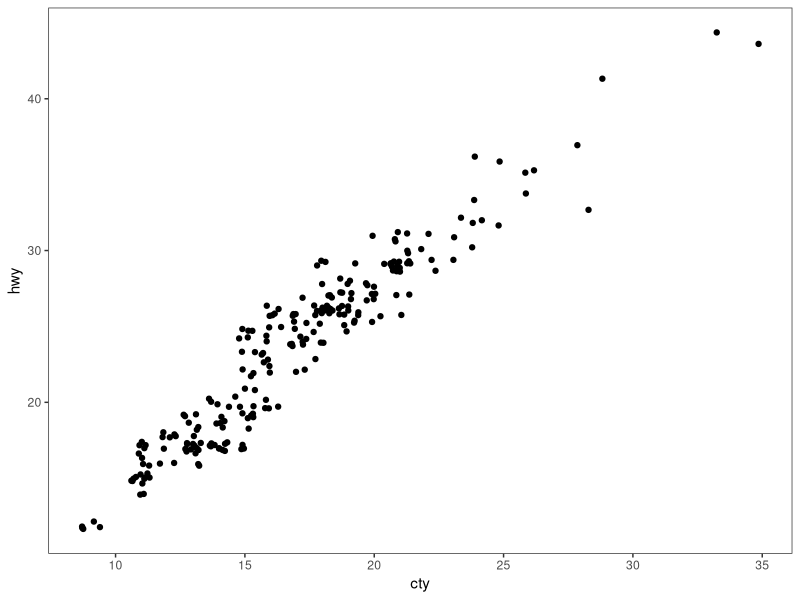

Recreate this plot in R. (Note: this script raises an error after producing the figure.)
# ---------------------------------------------------------- #
#### MODULE 3: Plot even more data!                       ####               
# ---------------------------------------------------------- #

## OBJECTIVE:
# 1. To develop a "grammar of graphics".
# 2. To become comfortable using ggplot2 for exploratory data visualization.


# ---------------------------------------------------------- #
#### SET UP:                                              ####
# ---------------------------------------------------------- #
# REMINDER: In RStudio, open the Rproject for our course (UNCG_DataWrangling), 
# pull any changes from GitHub, and navigate to the branch you created for 
# yourself (just a single branch for the whole semester) in RStudio's Git tab.
# Open this week's assignment in this new branch to complete and submit on GitHub.
# Ideally, you'll commit your answers a bit at a time as you work through
# this assignment, rather than committing all at once at the end.

# Reminder of some helpful resources for graphing in R:
# ggplot Cookbook: http://www.cookbook-r.com/Graphs/
# Official ggplot2 Book: https://ggplot2-book.org/
# Themes in ggplot2: https://ggplot2-book.org/polishing.html#themes

# In ggplot2, aesthetic means “something you can see”. Each aesthetic is a
# mapping between a visual cue and a variable.
# Examples include:
# position (i.e., on the x and y axes)
# color (“outside” color)
# fill (“inside” color)
# shape (of points)
# line type
# size

# Each type of geometric object (geom) accepts only a subset of all aesthetics.
# Refer to the geom help pages to see what mappings each geom accepts. Aesthetic
# mappings are set with the aes() function.

# TASK: We will be using the ggplot2 package for graphing. Fortunately, ggplot2 
# is nested within the tidyverse package (along with many others).
# Start by writing code to load the tidyverse library.
# HINT: see the end of assignment #1 if you forgot how to load a package.


library(tidyverse)

# TASK: Write code below to set your theme to black and white and both your major
# AND minor gridlines to element_blank for all plots you'll be making today.
# HINT: Check back to last week's assignment section 1.9 for setting themes for
# all plots.

theme_set(theme_bw() + theme(panel.grid.major = element_blank(),
                             panel.grid.minor = element_blank()))

# ---------------------------------------------------------- #
#### 1.0 CORRELATION                                      ####
# ---------------------------------------------------------- #

# We learned how to make correlations last week, but it never hurts to get
# more practice! Let's start by using a data set built into ggplot2.
# The mpg dataset looks at the gas efficiency of different cars. Run the following
# code to load the data:
data(mpg, package = "ggplot2")

# TASK: Create a scatterplot (i.e., a dot plot) to relate city and highway mileage.
# Color the points by the class of car (class column) and label the x and y axis 
# to be more informative (City Mileage (MPG) vs Highway Mileage (MPG)).
# HINT: Refer back to last week's assignment or the ggplot help resources if you 
# forget how to make a scatterplot.


# Looks alright, but the graph may be hiding some information...
# QUESTION: How many data points are in the mpg dataframe?


# QUESTION: Approximately how many dots are in the graph you just made? How does
# that compare to the number of observations in the dataframe?


# Try another correlation-focused geom that addresses this problem by running
# the following code:
ggplot(data=mpg, aes(x=cty, y=hwy)) + 
  geom_jitter()


# QUESTION: What happened when you created the plot with geom_jitter?


# QUESTION: Run the code to create a plot using geom_jitter a second time. Then run it
# again and again. What happens each time? Why is this happening?


# TASK: The default in geom_jitter is to jitter (or slightly move) the points away
# from each other in both the x and y directions. Check the help file for geom_jitter
# and write code below to make a graph where you jitter points in only the x-dimension
# by 0.5.


# ---------------------------------------------------------- #
#### 1.1 DETOUR! COLORS, COLORS, COLORS                   ####
# ---------------------------------------------------------- #

# Our world is so colorful, and our graphs can be too! But we want to be mindful
# of our color choices to not only be beautiful, but also informative and accessible.

# TASK: Create a new dataframe that filters our mpg data down to only information
# for car classes compact, midsize, and suv using an %in% statement. Name your 
# new dataframe mpgSubset.
# HINT: Refer back to the Transform assignment if you want help with %in% (or 
# try googling!)


# ggplot has lots of nice (and some not so nice) built-in color palettes that we 
# can use to fill our bars with color. Try running the following code:
ggplot(data=mpgSubset, aes(x=cty, y=hwy, color=class)) +
  geom_jitter()

# The code above supplies us with ggplot's default color palette, which I find not
# so pleasing. Let's try to change this!

# We can add a statement specifying the scale of colors we would prefer. One way
# to do this is to use other pre-set palettes from ggplot. Run the code below to 
# ask ggplot to use the color brewer's palette called Set 1.
ggplot(data=mpgSubset, aes(x=cty, y=hwy, color=class)) +
  geom_jitter() +
  scale_color_brewer(palette="Set1")

# Alternatively, we could use the "RdBu" palette:
ggplot(data=mpgSubset, aes(x=cty, y=hwy, color=class)) +
  geom_jitter() +
  scale_color_brewer(palette="RdBu")

# QUESTION: Investigate the color brewer's range of palettes at this website: 
# https://r-graph-gallery.com/38-rcolorbrewers-palettes.html
# What do you notice about the colors chosen from each of the palettes that we
# used above? (i.e., does it use the first three colors in the palette? The last
# three? Some other combination?)


# We could also pick out EXACTLY which colors we want for our figure. 
# There are 4 main ways to specify colors in R:
### by name
### by number
### by Hex code
### with the rgb() function

# By Name: R allows you to call more than 600 colors by name! Run the following
# code to see a list:
colors()

# We can put in the colors we chose for each variable by adding the 
# scale_color_manual() function to our plot. Try it out by running the following
# code:
ggplot(data=mpgSubset, aes(x=cty, y=hwy, color=class)) +
  geom_jitter() +
  scale_color_manual(values=c('midnightblue', 'cornflowerblue', 'tomato3'))


# You can also chose colors by number, which are assigned in R.

# TASK: Copy and paste the code to make our scatterplot and replace the color names
# with three numbers of your choice (between 1 and 657). How does your new figure look?
# HINT: remember to remove the quotation marks when calling numbers.


# QUESTION: How do you think you could figure out which color name belongs to
# each color number?
# HINT: Try creating a dataframe from color() by passing it into the
# as.data.frame() function.


# You can also chose colors by Hex code. A Hex color code is a 6-symbol code made
# of up to three 2-symbol elements (6 symbols in length all together). Each of 
# the 2-symbol elements represents a color value in the Red-Green-Blue (RGB) color
# scale from 0 to 255. Hex codes are written with a # in front of them. Let's try
# out calling our colors using hex code.
ggplot(data=mpgSubset, aes(x=cty, y=hwy, color=class)) +
  geom_jitter() +
  scale_color_manual(values=c('#191970', '#6495ED', '#FF6347'))

# There are two great things about hex codes. First, you can call ANY color you 
# want with a hex code. That is, you're not limited to the 657 colors that are
# in ggplot. By specifying the color by hex code, you can pick literally anything!

# TASK: Google the search term "color picker". This should bring up google's color
# picker (in addition to a billion other color picking websites). Use this color
# picker to generate the hex codes for three new colors of your choice. Then copy
# and paste the above code, replacing the hex codes with your color choices.


# The second great thing about hex codes is that you can control the transparency
# of your colors. Transparency is set in a hex code by adding two extra symbols
# to the end, which together make up the "alpha" element. Adding 00 to the end 
# of your hex code will make your color completely transparent, while adding FF 
# to the end will make it completely opaque. Any number/letters in-between will 
# result in partial transparency. You can find a complete list of transparencies
# between 0-100% here: https://gist.github.com/lopspower/03fb1cc0ac9f32ef38f4

# TASK: Try out transparency by copying and pasting your graph code below and
# adding the alpha element to the end of each of your hex codes to make your
# first color 0% transparent, your second color 50% transparent, and your third
# color 100% transparent.


# QUESTION: What happened to the point that you set to 100% transparent?


# Finally, we can set our colors using the rgb() function. This operates very
# similarly to the hex code, where you can pick exactly the color and transparency
# you want. Try it out by running the following code:
ggplot(data=mpgSubset, aes(x=cty, y=hwy, color=class)) +
  geom_jitter() +
  scale_color_manual(values=c(rgb(.10, .10, .44, 1), rgb(.39, .58, .93, 1), rgb(1.0, .39, .28, 1)))

# TASK: Modify the above code to make all of your points 50% transparent.

# There are so many inventive and artistic people in the world who have expanded
# the offerings for colors in ggplot. Check out some notable ones listed below
# when choosing colors for this assignment.
### Color-blind friendly palettes: https://github.com/JLSteenwyk/ggpubfigs
### Color palettes from vintage National Parks posters: https://github.com/katiejolly/nationalparkcolors
### Color palettes based on Wes Anderson movies: https://github.com/karthik/wesanderson
### Color palettes from famous Dutch paintings: https://github.com/EdwinTh/dutchmasters


# ---------------------------------------------------------- #
#### 1.2 DETOUR! LEGENDS                                  ####
# ---------------------------------------------------------- #

# When you specify colors in your ggplot code, R throws in a bonus legend for free!
# However, this legend is often not as clear or visually appealing as we might 
# prefer. But as with all geometric objects in ggplot, legends can be easily altered.

# Run the following code to create a scatter plot. Feel free to modify the colors
# as you prefer!
ggplot(data=mpgSubset, aes(x=cty, y=hwy, color=class)) +
  geom_jitter()

# QUESTION: Where did ggplot get the legend title and values from?


# We could change the title and values in our legend by altering the dataframe
# we are passing into ggplot. But that seems a bit drastic. Instead, we can 
# lean on the same code that specifies our color picks to alter the legend text.
# Try it out by running the following code:
ggplot(data=mpgSubset, aes(x=cty, y=hwy, color=class)) + 
  geom_jitter() + 
  scale_color_manual(values=c('#FCBA03', '#380754', '#496916'),
                     name='Class of Car', 
                     breaks=c('suv', 'midsize', 'compact'), 
                     labels=c('SUV', 'Midsize', 'Compact'))


# TASK: Label each line of the code above with what it is doing.
# HINT: Check the scale_color_manual help file or ggplot Cookbook for more info.


# IMPORTANT: It is important to pay attention to the order you provide ggplot with 
# your color choices and legend labels! Try running the following code:
ggplot(data=mpgSubset, aes(x=cty, y=hwy, color=class)) + 
  geom_jitter() + 
  scale_color_manual(values=c('#FCBA03', '#380754', '#496916'), 
                     name='Class of Car', 
                     breaks=c('suv', 'midsize', 'compact'), 
                     labels=c('Compact', 'SUV', 'Midsize')) 


# QUESTION: What is wrong with the code above? Why is it so important to be
# careful with the order you pass information into ggplot?


# While changing the legend text and factor order takes place in the scale_color_manual
# step, moving the legend around on the graph page is part of the graph theme. We
# can try this out using the code below:
ggplot(data=mpgSubset, aes(x=cty, y=hwy, color=class)) + 
  geom_jitter() + 
  theme(legend.position='top')


# TASK: Modify the code above to have the legend display along the bottom of
# the figure.


# We can also have the legend located within the area of the graph itself! We can 
# do this by specifying the coordinates for where the legend should go within the
# graph axes. First we set the legend position and then we set the anchoring 
# position by justifying the legend.
### bottom left: 0,0
### bottom right: 1,0
### top left: 0,1
### top right: 1,1

# Try it out by running the following code:
ggplot(data=mpgSubset, aes(x=cty, y=hwy, color=class)) + 
  geom_jitter() + 
  theme(legend.position=c(1,0), legend.justification=c(1,0))

# QUESTION: What happens if you don't include the code for legend justification
# above?


# TASK: Copy and paste the code from above. Modify it to place the legend in the
# upper left part of the graph.


# Finally, we might want to remove the legend altogether! We would do so by
# modifying the theme as well. 

# TASK: Check the ggplot cookbook to find the legends section. Read what it says 
# about removing the legend. Then copy and paste the graph code from above. Modify
# the code to remove the legend.


# ---------------------------------------------------------- #
#### 2.0 DEVIATION                                        ####
# ---------------------------------------------------------- #

# Used to compare variation in values between small number of items (or categories) 
# with respect to a fixed reference.

# Whether the graphical type is a deviation graph or a composition graph (or a 
# ranking graph) may depend on the underlying data structure.

# We used geom_bar() last week with factor data to create a bar graph. But
# geom_bar() is a bit tricky because it can make EITHER a bar graph or a histogram
# depending on the data you give it. The default of geom_bar() is to set stat to 
# count so if you give it just a continuous x value, it will make a histogram. Try
# it with the following code:
ggplot(data=mpg, aes(x=hwy)) + 
  geom_bar()

# In order to have the geom create bars and not a histogram, you must:
# 1) Set stat = identity
# 2) Provide both an x and a y inside the aes(), where x is either a character 
# or factor and y is numeric.

# TASK: Create a dataframe of summary statistics for the mpg data, calculating the
# mean, standard deviation, and standard error for highway mpg grouping by class.
# Name the resulting dataframe highwayMPG and your new variables hwy_mean, hwy_sd,
# and hwy_se.
# HINT: Look back at the Transform assignment if you forget how to summarize the
# data. Also recall, standard error = 1.96*standard deviation.


# TASK: Create a bar graph showing the average highway MPG on the y-axis and 
# car class on the x-axis. Fill the bars by class. Add in error bar caps that are 20%
# the width pf the bars.
# HINT: Don't forget to change stat from the default in your geom_bar() statement!


# ---------------------------------------------------------- #
#### 2.1 DETOUR! COLORS AND LEGENDS, AGAIN                ####
# ---------------------------------------------------------- #

# Recall that some geometric elements require fills instead of (or sometimes in
# addition to) colors.

# TASK: Create a bar graph with the mpg summary stats with the following parameters:
# (1) Black bar outline
# (2) Bars filled with the color brewer palette "Dark2" using the scale_fill_manual
#     statement
# (3) No legend
# (4) Informative x- and y-axis labels. 

# HINT: Carefully consider whether your color and/or fill should go within an aes() 
# statement, the scale_fill_manual or scale_color_manual statements, or neither.
# If in doubt, try a bunch of ways until it looks how we want it. And consult 
# your helpful ggplot resources on the web.


# ---------------------------------------------------------- #
#### 2.2 DETOUR! AXIS MODIFICATIONS                       ####
# ---------------------------------------------------------- #

# Run the following code, feeling free to modify colors as you prefer:
ggplot(data=highwayMPG, aes(x=class, y=hwy_mean, fill=class)) +
  geom_bar(stat='identity') 

# QUESTION: Where is ggplot getting the x-axis tick labels from?


# Often our tick labels are not the best. We can modify them to be more informative
# or visually appealing by directly modifying the dataframe, but again this feels
# a bit extreme. Instead, we can directly modify the scale of the axis. For axes
# that deal with categories, we are setting the discrete scale. Try it out by
# running the following code:
ggplot(data=highwayMPG, aes(x=class, y=hwy_mean, fill=class)) +
  geom_bar(stat='identity') +
  scale_x_discrete(labels=c('sport', 'compact', 'midsize', 'minivan', 'pickup', 'subcompact', 'SUV'))

# We can also change the scale of the continuous axes, including how large they are
# and where the tick marks fall as follows:
ggplot(data=highwayMPG, aes(x=class, y=hwy_mean, fill=class)) +
  geom_bar(stat='identity') +
  scale_y_continuous(breaks=seq(0, 50, 10)) +
  coord_cartesian(ylim=c(0,50))

# QUESTION: Try running the code above without the coord_cartesian() statement. 
# What is surprising about the resulting graph? Based on this result, what do you
# think the coord_cartesian() statement does?


# We can also add a statement into the scale discrete or continuous statements
# to name our axes, rather than putting in a whole separate step of xlab() or ylab().
# Try it out with the following code:
ggplot(data=highwayMPG, aes(x=class, y=hwy_mean, fill=class)) +
  geom_bar(stat='identity') +
  scale_x_discrete(name='Class of Car') +
  scale_y_continuous(name='Mean Highway MPG')


# Finally, we can flip our axes easily in ggplot as follows:
ggplot(data=highwayMPG, aes(x=class, y=hwy_mean, fill=class)) +
  geom_bar(stat='identity') +
  coord_flip()


# TASK: Let's put it all together. Make a graph of the mpg summary stats with the
# following specifications:
# (1) color by class of car using a color scheme of your choice (not the default)
# (2) plot the class of car on the x-axis and the highway MPG on the y axis
# (3) include better names for the x- and y-axis titles
# (4) include better names for the car classes
# (5) set the scale of the highway mpg to run from 0 to 30 with breaks every 5 
# (6) flip your axes
# (7) remove the legend


# ---------------------------------------------------------- #
#### 3.0 RANKING                                          ####
# ---------------------------------------------------------- #
# Used to compare the position or performance of multiple items with respect to 
# each other. Actual values matters somewhat less than the ranking.

# TASK: Create a dataframe of summary statistics for the mpg data, calculating the
# mean, standard deviation, and standard error for CITY mpg grouping by class.
# Name the resulting dataframe cityMPG and your new variables city_mean, city_sd,
# and city_se.
# HINT: Look back at the Transform assignment if you forget how to summarize the
# data. Also, standard error = 1.96*standard deviation.


# Now we want to plot our data in order from smallest to largest city MPG to get
# a ranking. To do so, we need to use the reorder() function to rearrange the data
# going into our x-axis.
ggplot(cityMPG, aes(x=reorder(class, city_mean), y=city_mean)) + 
  geom_bar(stat="identity")

# TASK: Recreate the above ranking figure to include the following:
# (1) class of car on the x-axis with informative axis and tick labels
# (2) MPG ordered from highest to lowest (hint: try google if you're unsure)
# (3) bars with dary grey outlines and filled by class with your favorite color scheme
# (4) error bars with end caps 30% the width of the bars
# (5) y-axis from 0 to 30 with tick marks every 5
# (6) no legend.


# ---------------------------------------------------------- #
#### 4.0 DISTRIBUTION                                     ####
# ---------------------------------------------------------- #
# When you have lots and lots of data points and want to study where and how the
# data points are distributed.

# Histograms can be accomplished with either geom_bar() or geom_histogram()
ggplot(mpg, aes(hwy)) + 
  geom_histogram()

# TASK: Recreate the graph above, but using geom_bar() instead


# TASK: Try making a histogram with the categorical variable 'manufacturer'.
# What error message do you get?


# QUESTION: What happens when you follow the advice of the error message and 
# make stat='count'?
ggplot(mpg, aes(manufacturer)) + 
  geom_histogram(stat="count")


# TASK: Make a boxplot comparing the distribution of cty (city mileage) for
# each class of car.
# HINT: Look back to last week if you forget how to make a boxplot.


# We can also make a different type of distribution, a violin plot using the 
# geom_violin statement as follows:
ggplot(mpg, aes(x=class, y=cty)) + 
  geom_violin()

# QUESTION: What does a violin plot show? Check google if you're unsure.


# ---------------------------------------------------------- #
#### 5.0 COMPOSITION                                      ####
# ---------------------------------------------------------- #
# Bar charts and pie charts are classic ways of showing composition of a dataset.

# TASK: Let's get some data for this task by determining the number of cars from 
# each car manufacturer in our mpg dataframe. We can do this as follows:
manufacturerFreq <- mpg %>% 
  group_by(manufacturer) %>% 
  summarize(frequency=length(manufacturer)) %>% 
  ungroup()

# TASK: Make a bar graph of the number of cars (frequency) by manufacturer using
# the dataframe we created above.


# We can switch the bar chart you created above into a pie chart simply by changing
# the coordinate system through a series of steps as follows:

ggplot(manufacturerFreq, aes(x=manufacturer, y=frequency)) +
  geom_bar(stat="identity") +
  coord_polar()

ggplot(manufacturerFreq, aes(x=manufacturer, y=frequency, fill=manufacturer)) +
  geom_bar(stat="identity") +
  coord_polar()

ggplot(manufacturerFreq, aes(x="", y=frequency, fill=manufacturer)) +
  geom_bar(stat="identity", width=1) +
  coord_polar()

ggplot(manufacturerFreq, aes(x="", y=frequency, fill=manufacturer)) +
  geom_bar(stat="identity", width=1) +
  coord_polar(theta="y")

ggplot(manufacturerFreq, aes(x="", y=frequency, fill=manufacturer)) +
  geom_bar(stat="identity", width=1) +
  coord_polar(theta="y", start=0) +
  theme_void() +
  theme(legend.title = element_text(size = 12.5), 
        legend.text  = element_text(size = 8.5),
        legend.key.size = unit(.75, "lines"))

# TASK: Annotate the code below to describe what each line does:
ggplot(manufacturerFreq, aes(x="", y=frequency, fill=manufacturer)) +
  geom_bar(stat="identity", width=1) +
  coord_polar(theta="y", start=0) +
  theme_void() +
  theme(legend.title = element_text(size = 12.5), 
        legend.text  = element_text(size = 8.5),
        legend.key.size = unit(.75, "lines"))


# ---------------------------------------------------------- #
#### 6.0 CHANGE                                           ####
# ---------------------------------------------------------- #

# Time series are often best visualized with line graphs. Let's try this out
# with some new data:
data("economics")

# TASK: Use the economics dataset to plot the number of people who are unemployed
# over time (unemploy vs date). Make a scatterplot, then connect the points with 
# lines using geom_line().
# HINT: use ?economics to get more information about this dataset.




# ---------------------------------------------------------- #
#### GROUPS AND MAPS                                      ####
# ---------------------------------------------------------- #

# Let's save these for group project options, this assignment is really long!









# REMEMBER: Save and push your script when you're done with this assignment!
